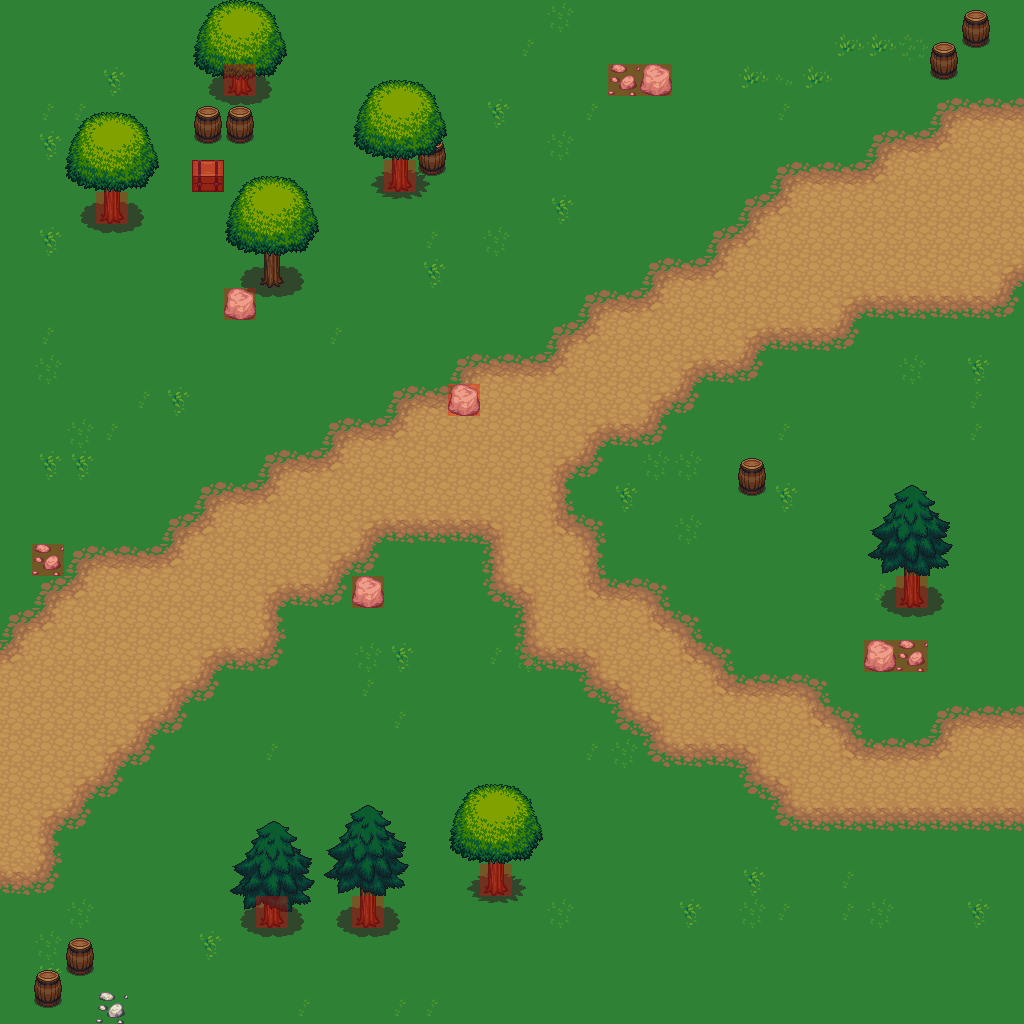

Tiled map render using the project's own tile images. Description and the map definition, with tile-layer contents summarised, below:
An orthogonal 32x32 tile map with 32x32 px tiles, 7 tile layers (Grass, Path, Path Decals, Misc Objects, ...), 39 tilesets and 1 object.

<map version="1.0" orientation="orthogonal" renderorder="right-down" width="32" height="32" tilewidth="32" tileheight="32" nextobjectid="1">
 <tileset firstgid="1" name="barrel" tilewidth="32" tileheight="32" tilecount="8" columns="4">
  <image source="LPC Base Assets/tiles/barrel.png" width="128" height="64" />
 </tileset>
 <tileset firstgid="9" name="brackish" tilewidth="32" tileheight="32" tilecount="18" columns="3">
  <image source="LPC Base Assets/tiles/brackish.png" width="96" height="192" />
 </tileset>
 <tileset firstgid="27" name="bridges" tilewidth="32" tileheight="32" tilecount="42" columns="6">
  <image source="LPC Base Assets/tiles/bridges.png" width="192" height="224" />
 </tileset>
 <tileset firstgid="69" name="buckets" tilewidth="32" tileheight="32" tilecount="6" columns="3">
  <image source="LPC Base Assets/tiles/buckets.png" width="96" height="64" />
 </tileset>
 <tileset firstgid="75" name="cabinets" tilewidth="32" tileheight="32" tilecount="78" columns="6">
  <image source="LPC Base Assets/tiles/cabinets.png" width="192" height="416" />
 </tileset>
 <tileset firstgid="153" name="castle_lightsources" tilewidth="32" tileheight="32" tilecount="20" columns="5">
  <image source="LPC Base Assets/tiles/castle_lightsources.png" width="160" height="128" />
 </tileset>
 <tileset firstgid="173" name="castle_outside" tilewidth="32" tileheight="32" tilecount="187" columns="17">
  <image source="LPC Base Assets/tiles/castle_outside.png" width="544" height="352" />
 </tileset>
 <tileset firstgid="360" name="castlefloors_outside" tilewidth="32" tileheight="32" tilecount="20" columns="4">
  <image source="LPC Base Assets/tiles/castlefloors_outside.png" width="128" height="160" />
 </tileset>
 <tileset firstgid="380" name="castlefloors" tilewidth="32" tileheight="32" tilecount="100" columns="10">
  <image source="LPC Base Assets/tiles/castlefloors.png" width="320" height="320" />
 </tileset>
 <tileset firstgid="480" name="castlewalls" tilewidth="32" tileheight="32" tilecount="180" columns="12">
  <image source="LPC Base Assets/tiles/castlewalls.png" width="384" height="480" />
 </tileset>
 <tileset firstgid="660" name="cement" tilewidth="32" tileheight="32" tilecount="18" columns="3">
  <image source="LPC Base Assets/tiles/cement.png" width="96" height="192" />
 </tileset>
 <tileset firstgid="678" name="cementstair" tilewidth="32" tileheight="32" tilecount="20" columns="5">
  <image source="LPC Base Assets/tiles/cementstair.png" width="160" height="128" />
 </tileset>
 <tileset firstgid="698" name="chests" tilewidth="32" tileheight="32" tilecount="6" columns="2">
  <image source="LPC Base Assets/tiles/chests.png" width="64" height="96" />
 </tileset>
 <tileset firstgid="704" name="country" tilewidth="32" tileheight="32" tilecount="20" columns="5">
  <image source="LPC Base Assets/tiles/country.png" width="160" height="128" />
 </tileset>
 <tileset firstgid="724" name="cup" tilewidth="32" tileheight="32" tilecount="2" columns="1">
  <image source="LPC Base Assets/tiles/cup.png" width="32" height="64" />
 </tileset>
 <tileset firstgid="726" name="dirt" tilewidth="32" tileheight="32" tilecount="18" columns="3">
  <image source="LPC Base Assets/tiles/dirt.png" width="96" height="192" />
  <terraintypes>
   <terrain name="dirt" tile="-1" />
  </terraintypes>
  <tile id="1" terrain="0,0,0," />
  <tile id="2" terrain="0,0,,0" />
  <tile id="4" terrain="0,,0,0" />
  <tile id="5" terrain=",0,0,0" />
  <tile id="6" terrain=",,,0" />
  <tile id="7" terrain=",,0,0" />
  <tile id="8" terrain=",,0," />
  <tile id="9" terrain=",0,,0" />
  <tile id="10" terrain="0,0,0,0" />
  <tile id="11" terrain="0,,0," />
  <tile id="12" terrain=",0,," />
  <tile id="13" terrain="0,0,," />
  <tile id="14" terrain="0,,," />
 </tileset>
 <tileset firstgid="744" name="dirt2" tilewidth="32" tileheight="32" tilecount="18" columns="3">
  <image source="LPC Base Assets/tiles/dirt2.png" width="96" height="192" />
 </tileset>
 <tileset firstgid="762" name="dungeon" tilewidth="32" tileheight="32" tilecount="104" columns="13">
  <image source="LPC Base Assets/tiles/dungeon.png" width="416" height="256" />
 </tileset>
 <tileset firstgid="866" name="grass" tilewidth="32" tileheight="32" tilecount="18" columns="3">
  <image source="LPC Base Assets/tiles/grass.png" width="96" height="192" />
 </tileset>
 <tileset firstgid="884" name="grassalt" tilewidth="32" tileheight="32" tilecount="18" columns="3">
  <image source="LPC Base Assets/tiles/grassalt.png" width="96" height="192" />
 </tileset>
 <tileset firstgid="902" name="hole" tilewidth="32" tileheight="32" tilecount="18" columns="3">
  <image source="LPC Base Assets/tiles/hole.png" width="96" height="192" />
 </tileset>
 <tileset firstgid="920" name="holek" tilewidth="32" tileheight="32" tilecount="18" columns="3">
  <image source="LPC Base Assets/tiles/holek.png" width="96" height="192" />
 </tileset>
 <tileset firstgid="938" name="holemid" tilewidth="32" tileheight="32" tilecount="18" columns="3">
  <image source="LPC Base Assets/tiles/holemid.png" width="96" height="192" />
 </tileset>
 <tileset firstgid="956" name="house" tilewidth="32" tileheight="32" tilecount="63" columns="9">
  <image source="LPC Base Assets/tiles/house.png" width="288" height="224" />
 </tileset>
 <tileset firstgid="1019" name="inside" tilewidth="32" tileheight="32" tilecount="100" columns="10">
  <image source="LPC Base Assets/tiles/inside.png" width="320" height="320" />
 </tileset>
 <tileset firstgid="1119" name="kitchen" tilewidth="32" tileheight="32" tilecount="8" columns="2">
  <image source="LPC Base Assets/tiles/kitchen.png" width="64" height="128" />
 </tileset>
 <tileset firstgid="1127" name="lava" tilewidth="32" tileheight="32" tilecount="18" columns="3">
  <image source="LPC Base Assets/tiles/lava.png" width="96" height="192" />
 </tileset>
 <tileset firstgid="1145" name="lavarock" tilewidth="32" tileheight="32" tilecount="18" columns="3">
  <image source="LPC Base Assets/tiles/lavarock.png" width="96" height="192" />
 </tileset>
 <tileset firstgid="1163" name="mountains" tilewidth="32" tileheight="32" tilecount="108" columns="12">
  <image source="LPC Base Assets/tiles/mountains.png" width="384" height="288" />
 </tileset>
 <tileset firstgid="1271" name="rock" tilewidth="32" tileheight="32" tilecount="2" columns="2">
  <image source="LPC Base Assets/tiles/rock.png" width="64" height="32" />
 </tileset>
 <tileset firstgid="1273" name="signs" tilewidth="32" tileheight="32" tilecount="6" columns="3">
  <image source="LPC Base Assets/tiles/signs.png" width="96" height="64" />
 </tileset>
 <tileset firstgid="1279" name="stairs" tilewidth="32" tileheight="32" tilecount="112" columns="8">
  <image source="LPC Base Assets/tiles/stairs.png" width="256" height="448" />
 </tileset>
 <tileset firstgid="1391" name="treetop" tilewidth="32" tileheight="32" tilecount="42" columns="6">
  <image source="LPC Base Assets/tiles/treetop.png" width="192" height="224" />
 </tileset>
 <tileset firstgid="1433" name="trunk" tilewidth="32" tileheight="32" tilecount="18" columns="6">
  <image source="LPC Base Assets/tiles/trunk.png" width="192" height="96" />
 </tileset>
 <tileset firstgid="1451" name="victoria" tilewidth="32" tileheight="32" tilecount="55" columns="11">
  <image source="LPC Base Assets/tiles/victoria.png" width="352" height="160" />
 </tileset>
 <tileset firstgid="1506" name="water" tilewidth="32" tileheight="32" tilecount="18" columns="3">
  <image source="LPC Base Assets/tiles/water.png" width="96" height="192" />
 </tileset>
 <tileset firstgid="1524" name="waterfall" tilewidth="32" tileheight="32" tilecount="15" columns="3">
  <image source="LPC Base Assets/tiles/waterfall.png" width="96" height="160" />
 </tileset>
 <tileset firstgid="1539" name="watergrass" tilewidth="32" tileheight="32" tilecount="18" columns="3">
  <image source="LPC Base Assets/tiles/watergrass.png" width="96" height="192" />
 </tileset>
 <tileset firstgid="1557" name="RED" tilewidth="32" tileheight="32" tilecount="1" columns="1">
  <image source="LPC Base Assets/RED.png" width="32" height="32" />
  <tile id="0">
   <objectgroup draworder="index">
    <object id="6" x="0" y="0" width="32" height="32" />
   </objectgroup>
  </tile>
 </tileset>
 <layer name="Grass" width="32" height="32">
  <data>[1024 cells, 1024 non-empty, 4 distinct tile ids]</data>
 </layer>
 <layer name="Path" width="32" height="32">
  <data>[1024 cells, 277 non-empty, 13 distinct tile ids]</data>
 </layer>
 <layer name="Path Decals" width="32" height="32">
  <data>[1024 cells, 9 non-empty, 2 distinct tile ids]</data>
 </layer>
 <layer name="Misc Objects" width="32" height="32">
  <data>[1024 cells, 17 non-empty, 3 distinct tile ids]</data>
 </layer>
 <layer name="Tree Base" width="32" height="32">
  <data>[1024 cells, 72 non-empty, 18 distinct tile ids]</data>
 </layer>
 <layer name="Tree Tops" width="32" height="32">
  <data>[1024 cells, 75 non-empty, 39 distinct tile ids]</data>
 </layer>
 <layer name="Collisions" width="32" height="32" opacity="0.32">
  <data>[1024 cells, 16 non-empty, 1 distinct tile ids]</data>
 </layer>
</map>
